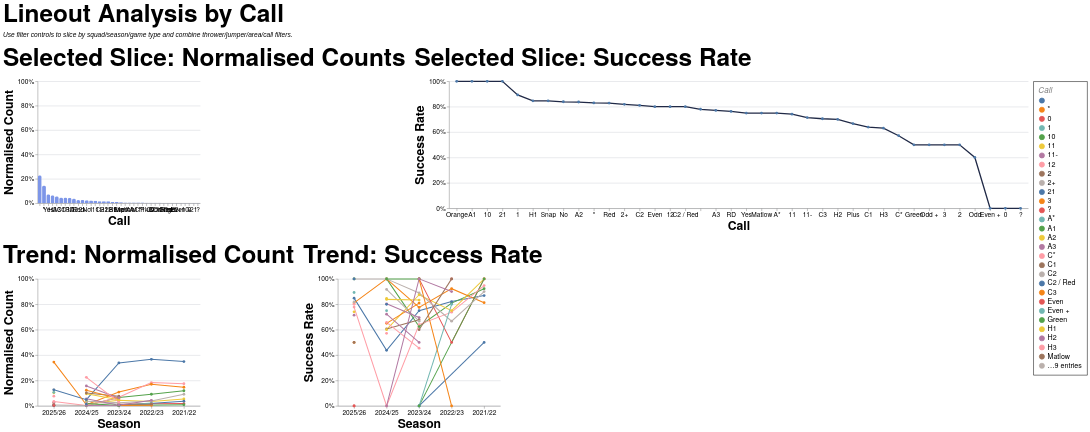

The specification (Vega-Lite) saved for this image:
### Vega-Lite specification from a JSON file in a GitHub repository (floating-point values rounded to 4 significant figures; data arrays with more than 128 entries replaced by an {"elided": "..."} marker saying what was removed)
{"config": {"axis": {"labelFont": "PT Sans Narrow, Helvetica Neue, Helvetica, Arial, sans-serif", "titleFont": "PT Sans Narrow, Helvetica Neue, Helvetica, Arial, sans-serif", "labelFontSize": 13, "titleFontSize": 24, "gridColor": "#202947", "gridOpacity": 0.2, "zindex": 1}, "text": {"font": "Lato, sans-serif"}, "bar": {"cornerRadiusEnd": 5}, "header": {"labelFont": "PT Sans Narrow, Helvetica Neue, Helvetica, Arial, sans-serif", "titleFont": "PT Sans Narrow, Helvetica Neue, Helvetica, Arial, sans-serif", "labelFontSize": 24, "titleFontSize": 28, "labelFontWeight": "bold", "orient": "left"}, "legend": {"labelFont": "PT Sans Narrow, Helvetica Neue, Helvetica, Arial, sans-serif", "titleFont": "PT Sans Narrow, Helvetica Neue, Helvetica, Arial, sans-serif", "labelFontSize": 14, "titleFontSize": 16, "titlePadding": 5, "fillColor": "white", "strokeColor": "black", "padding": 10, "titleFontWeight": "lighter", "titleFontStyle": "italic", "titleColor": "gray", "offset": 10}, "title": {"font": "PT Sans Narrow, Helvetica Neue, Helvetica, Arial, sans-serif", "fontSize": 48, "fontWeight": "bold", "anchor": "start", "align": "center", "titlePadding": 20, "subtitlePadding": 10, "subtitleFontSize": 13, "subtitleColor": "", "subtitleFontStyle": "italic", "offset": 15, "color": "black"}, "axisX": {"labelAngle": 0}, "facet": {"title": null, "header": null, "align": {"row": "each", "column": "each"}}, "resolve": {"scale": {"y": "independent", "facet": "independent"}}, "background": "transparent", "scale": {"offsetBandPaddingOuter": 0.2, "offsetBandPaddingInner": 0.1}, "view": {"stroke": null, "background": "transparent"}}, "vconcat": [{"hconcat": [{"mark": {"type": "bar", "color": "#7d96e8"}, "encoding": {"tooltip": [{"field": "call", "title": "Call", "type": "nominal"}, {"field": "attempts", "format": ",.0f", "title": "Lineouts", "type": "quantitative"}, {"field": "share", "format": ".1%", "title": "Normalised Count", "type": "quantitative"}], "x": {"field": "call", "sort": "-y", "title": "Call", "type": "nominal"}, "y": {"axis": {"format": "%"}, "field": "share", "scale": {"domain": [0, 1]}, "title": "Normalised Count", "type": "quantitative"}}, "height": 240, "title": "Selected Slice: Normalised Counts", "transform": [{"filter": "(loSquad == 'All' || datum.squad == loSquad) && (loGameType == 'All' || (loGameType == 'League + Cup' && (datum.game_type == 'League' || datum.game_type == 'Cup')) || (loGameType == 'League only' && datum.game_type == 'League') || datum.game_type == loGameType) && (loOpposition == 'All' || datum.opposition == loOpposition) && (loThrower == 'All' || datum.thrower == loThrower) && (loJumper == 'All' || datum.jumper == loJumper) && (loArea == 'All' || datum.area == loArea) && (loNumbers == 'All' || datum.numbers == loNumbers) && (loCall == 'All' || datum.call == loCall) && (loCallType == 'All' || datum.call_type == loCallType)"}, {"filter": "(loSeason == 'All' || datum.season == loSeason)"}, {"aggregate": [{"op": "count", "as": "attempts"}, {"op": "sum", "field": "won", "as": "won"}], "groupby": ["call"]}, {"joinaggregate": [{"op": "sum", "field": "attempts", "as": "total_attempts"}]}, {"calculate": "datum.attempts / datum.total_attempts", "as": "share"}, {"calculate": "datum.won / datum.attempts", "as": "success_rate"}], "width": 320}, {"mark": {"type": "line", "color": "#202946", "point": true, "strokeWidth": 2.5}, "encoding": {"tooltip": [{"field": "call", "title": "Call", "type": "nominal"}, {"field": "won", "format": ",.0f", "title": "Won", "type": "quantitative"}, {"field": "attempts", "format": ",.0f", "title": "Lineouts", "type": "quantitative"}, {"field": "success_rate", "format": ".1%", "title": "Success Rate", "type": "quantitative"}], "x": {"field": "call", "sort": "-y", "title": "Call", "type": "nominal"}, "y": {"axis": {"format": "%"}, "field": "success_rate", "scale": {"domain": [0, 1]}, "title": "Success Rate", "type": "quantitative"}}, "height": 250, "title": "Selected Slice: Success Rate", "transform": [{"filter": "(loSquad == 'All' || datum.squad == loSquad) && (loGameType == 'All' || (loGameType == 'League + Cup' && (datum.game_type == 'League' || datum.game_type == 'Cup')) || (loGameType == 'League only' && datum.game_type == 'League') || datum.game_type == loGameType) && (loOpposition == 'All' || datum.opposition == loOpposition) && (loThrower == 'All' || datum.thrower == loThrower) && (loJumper == 'All' || datum.jumper == loJumper) && (loArea == 'All' || datum.area == loArea) && (loNumbers == 'All' || datum.numbers == loNumbers) && (loCall == 'All' || datum.call == loCall) && (loCallType == 'All' || datum.call_type == loCallType)"}, {"filter": "(loSeason == 'All' || datum.season == loSeason)"}, {"aggregate": [{"op": "count", "as": "attempts"}, {"op": "sum", "field": "won", "as": "won"}], "groupby": ["call"]}, {"joinaggregate": [{"op": "sum", "field": "attempts", "as": "total_attempts"}]}, {"calculate": "datum.attempts / datum.total_attempts", "as": "share"}, {"calculate": "datum.won / datum.attempts", "as": "success_rate"}], "width": {"step": 30}}], "spacing": 16}, {"hconcat": [{"mark": {"type": "line", "point": true, "strokeWidth": 2}, "encoding": {"color": {"field": "call", "title": "Call", "type": "nominal"}, "tooltip": [{"field": "season", "title": "Season", "type": "nominal"}, {"field": "call", "title": "Call", "type": "nominal"}, {"field": "attempts", "format": ",.0f", "title": "Lineouts", "type": "quantitative"}, {"field": "norm_count", "format": ".1%", "title": "Normalised Count", "type": "quantitative"}], "x": {"field": "season", "sort": "-x", "title": "Season", "type": "nominal"}, "y": {"axis": {"format": "%"}, "field": "norm_count", "scale": {"domain": [0, 1]}, "title": "Normalised Count", "type": "quantitative"}}, "height": 250, "title": "Trend: Normalised Count", "transform": [{"filter": "(loSquad == 'All' || datum.squad == loSquad) && (loGameType == 'All' || (loGameType == 'League + Cup' && (datum.game_type == 'League' || datum.game_type == 'Cup')) || (loGameType == 'League only' && datum.game_type == 'League') || datum.game_type == loGameType) && (loOpposition == 'All' || datum.opposition == loOpposition) && (loThrower == 'All' || datum.thrower == loThrower) && (loJumper == 'All' || datum.jumper == loJumper) && (loArea == 'All' || datum.area == loArea) && (loNumbers == 'All' || datum.numbers == loNumbers) && (loCall == 'All' || datum.call == loCall) && (loCallType == 'All' || datum.call_type == loCallType)"}, {"aggregate": [{"op": "count", "as": "attempts"}, {"op": "sum", "field": "won", "as": "won"}], "groupby": ["season", "call"]}, {"joinaggregate": [{"op": "sum", "field": "attempts", "as": "season_attempts"}], "groupby": ["season"]}, {"calculate": "datum.attempts / datum.season_attempts", "as": "norm_count"}, {"calculate": "datum.won / datum.attempts", "as": "success_rate"}], "width": 320}, {"mark": {"type": "line", "point": true, "strokeWidth": 2}, "encoding": {"color": {"field": "call", "title": "Call", "type": "nominal"}, "tooltip": [{"field": "season", "title": "Season", "type": "nominal"}, {"field": "call", "title": "Call", "type": "nominal"}, {"field": "won", "format": ",.0f", "title": "Won", "type": "quantitative"}, {"field": "attempts", "format": ",.0f", "title": "Lineouts", "type": "quantitative"}, {"field": "success_rate", "format": ".1%", "title": "Success Rate", "type": "quantitative"}], "x": {"field": "season", "sort": "-x", "title": "Season", "type": "nominal"}, "y": {"axis": {"format": "%"}, "field": "success_rate", "scale": {"domain": [0, 1]}, "title": "Success Rate", "type": "quantitative"}}, "height": 250, "title": "Trend: Success Rate", "transform": [{"filter": "(loSquad == 'All' || datum.squad == loSquad) && (loGameType == 'All' || (loGameType == 'League + Cup' && (datum.game_type == 'League' || datum.game_type == 'Cup')) || (loGameType == 'League only' && datum.game_type == 'League') || datum.game_type == loGameType) && (loOpposition == 'All' || datum.opposition == loOpposition) && (loThrower == 'All' || datum.thrower == loThrower) && (loJumper == 'All' || datum.jumper == loJumper) && (loArea == 'All' || datum.area == loArea) && (loNumbers == 'All' || datum.numbers == loNumbers) && (loCall == 'All' || datum.call == loCall) && (loCallType == 'All' || datum.call_type == loCallType)"}, {"aggregate": [{"op": "count", "as": "attempts"}, {"op": "sum", "field": "won", "as": "won"}], "groupby": ["season", "call"]}, {"joinaggregate": [{"op": "sum", "field": "attempts", "as": "season_attempts"}], "groupby": ["season"]}, {"calculate": "datum.attempts / datum.season_attempts", "as": "norm_count"}, {"calculate": "datum.won / datum.attempts", "as": "success_rate"}], "width": 320}], "spacing": 16}], "data": {"name": "data-c19e9c742c9b5fa034ceade3597a36db"}, "params": [{"name": "loSquad", "value": "All"}, {"name": "loSeason", "value": "All"}, {"name": "loGameType", "value": "All"}, {"name": "loOpposition", "value": "All"}, {"name": "loThrower", "value": "All"}, {"name": "loJumper", "value": "All"}, {"name": "loArea", "value": "All"}, {"name": "loNumbers", "value": "All"}, {"name": "loCall", "value": "All"}, {"name": "loCallType", "value": "All"}], "spacing": 22, "title": {"text": "Lineout Analysis by Call", "subtitle": "Use filter controls to slice by squad/season/game type and combine thrower/jumper/area/call filters."}, "$schema": "https://vega.github.io/schema/vega-lite/v5.20.1.json", "datasets": {"data-c19e9c742c9b5fa034ceade3597a36db": {"elided": "1291 records"}}}
